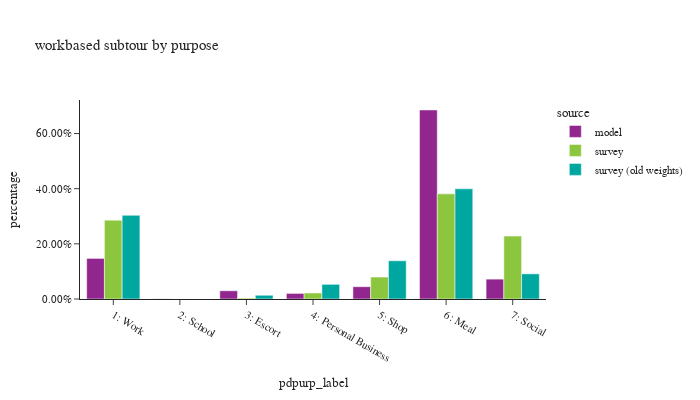

Write notebook code for a chart like this one.
### Markdown cell above
## workbased subtour by purpose

### Code cell
df_plot = wk_base_subtour.groupby(['source','pdpurp_label']).agg(
    total=pd.NamedAgg(column="toexpfac", aggfunc="sum"),
    sample_size=pd.NamedAgg(column="toexpfac", aggfunc="size")).reset_index()
df_plot['percentage'] = df_plot.groupby(['source'], group_keys=False)['total']. \
    apply(lambda x: x / float(x.sum()))


fig = px.bar(df_plot.sort_values(by=['source']), x="pdpurp_label", y="percentage", color="source",
             barmode="group",hover_data=['total','sample_size'],title="workbased subtour by purpose")
fig.update_layout(height=400, width=700, font=dict(size=11),
                  yaxis=dict(tickformat=".2%"))
fig.show()

### Figure 1 — Plotly figure (JSON) as saved in the notebook; plotly's stock layout.template omitted (floating-point values rounded to 4 significant figures)
{"data": [{"alignmentgroup": "True", "customdata": [[66490.0, 66490.0], [279.0, 279.0], [13480.0, 13480.0], [9139.0, 9139.0], [20150.0, 20150.0], [309700.0, 309700.0], [32550.0, 32550.0]], "hovertemplate": "source=model<br>pdpurp_label=%{x}<br>percentage=%{y}<br>total=%{customdata[0]}<br>sample_size=%{customdata[1]}<extra></extra>", "legendgroup": "model", "marker": {"color": "#91268F", "pattern": {"shape": ""}}, "name": "model", "offsetgroup": "model", "orientation": "v", "showlegend": true, "textposition": "auto", "type": "bar", "x": ["1: Work", "2: School", "3: Escort", "4: Personal Business", "5: Shop", "6: Meal", "7: Social"], "xaxis": "x", "y": [0.1472, 0.0006175, 0.02985, 0.02023, 0.0446, 0.6855, 0.07205], "yaxis": "y"}, {"alignmentgroup": "True", "customdata": [[30060.0, 38.0], [50250.0, 117.0], [10490.0, 21.0], [2871.0, 11.0], [425.4, 5.0], [28.9, 1.0], [37680.0, 82.0]], "hovertemplate": "source=survey<br>pdpurp_label=%{x}<br>percentage=%{y}<br>total=%{customdata[0]}<br>sample_size=%{customdata[1]}<extra></extra>", "legendgroup": "survey", "marker": {"color": "#8CC63E", "pattern": {"shape": ""}}, "name": "survey", "offsetgroup": "survey", "orientation": "v", "showlegend": true, "textposition": "auto", "type": "bar", "x": ["7: Social", "6: Meal", "5: Shop", "4: Personal Business", "3: Escort", "2: School", "1: Work"], "xaxis": "x", "y": [0.228, 0.3813, 0.0796, 0.02178, 0.003228, 0.0002192, 0.2859], "yaxis": "y"}, {"alignmentgroup": "True", "customdata": [[78810.0, 370.0], [13.11, 1.0], [3531.0, 13.0], [13820.0, 89.0], [36010.0, 100.0], [103800.0, 539.0], [23680.0, 100.0]], "hovertemplate": "source=survey (old weights)<br>pdpurp_label=%{x}<br>percentage=%{y}<br>total=%{customdata[0]}<br>sample_size=%{customdata[1]}<extra></extra>", "legendgroup": "survey (old weights)", "marker": {"color": "#00A7A0", "pattern": {"shape": ""}}, "name": "survey (old weights)", "offsetgroup": "survey (old weights)", "orientation": "v", "showlegend": true, "textposition": "auto", "type": "bar", "x": ["1: Work", "2: School", "3: Escort", "4: Personal Business", "5: Shop", "6: Meal", "7: Social"], "xaxis": "x", "y": [0.3035, 5.048e-05, 0.0136, 0.05321, 0.1387, 0.3997, 0.09119], "yaxis": "y"}], "layout": {"barmode": "group", "font": {"size": 11}, "height": 400, "legend": {"title": {"text": "source"}, "tracegroupgap": 0}, "title": {"text": "workbased subtour by purpose"}, "width": 700, "xaxis": {"anchor": "y", "domain": [0.0, 1.0], "title": {"text": "pdpurp_label"}}, "yaxis": {"anchor": "x", "domain": [0.0, 1.0], "tickformat": ".2%", "title": {"text": "percentage"}}}}
